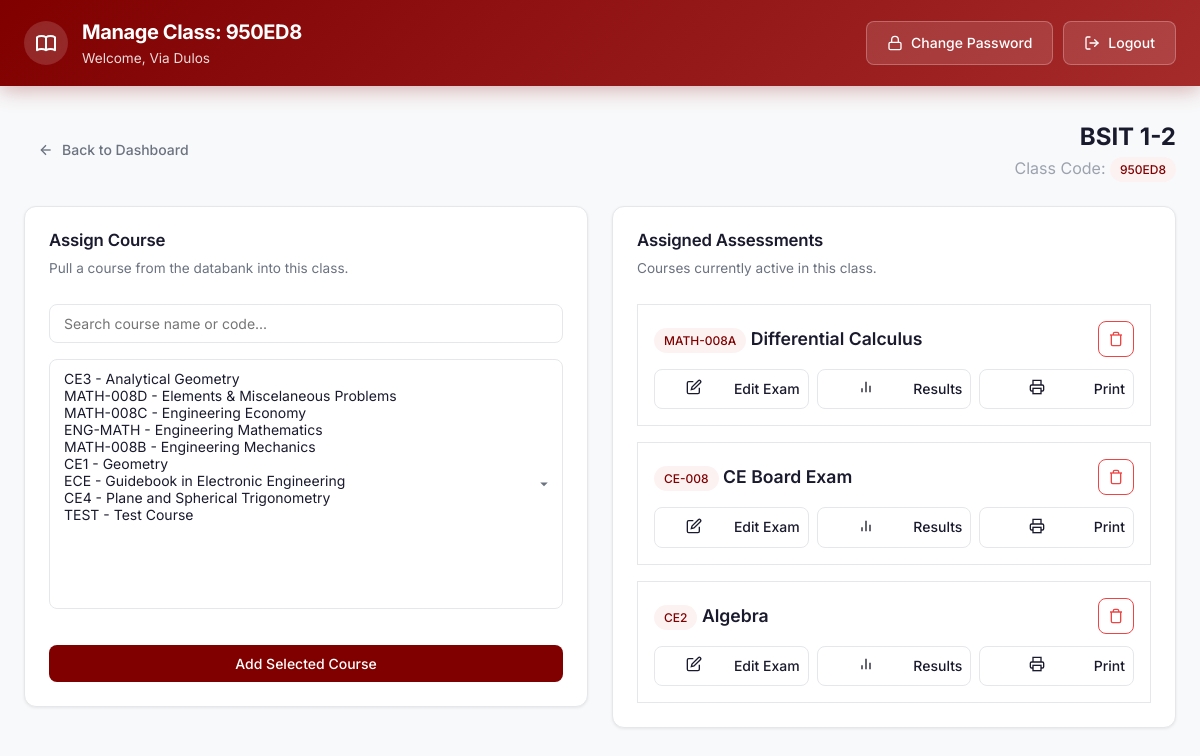
The page /php/manage_class.php?id=51 (signed in) on the database its author committed.
### tables this page shows
CREATE TABLE `classes` (
  `class_id` int(11) NOT NULL AUTO_INCREMENT,
  `class_name` varchar(100) NOT NULL,
  `class_code` varchar(10) NOT NULL,
  `faculty_id` int(11) DEFAULT NULL,
  `created_at` timestamp NOT NULL DEFAULT current_timestamp(),
  `status` varchar(20) DEFAULT 'active',
  PRIMARY KEY (`class_id`),
  UNIQUE KEY `class_code` (`class_code`),
  KEY `faculty_id` (`faculty_id`),
  CONSTRAINT `classes_ibfk_1` FOREIGN KEY (`faculty_id`) REFERENCES `users_new` (`user_id`)
);

CREATE TABLE `courses` (
  `id` int(11) NOT NULL AUTO_INCREMENT,
  `course_code` varchar(10) NOT NULL,
  `course_name` varchar(100) NOT NULL,
  `prog_id` int(11) NOT NULL,
  `opening_date` datetime DEFAULT NULL,
  `deadline` datetime DEFAULT NULL,
  `easy_limit` int(11) DEFAULT NULL,
  `medium_limit` int(11) DEFAULT NULL,
  `hard_limit` int(11) DEFAULT NULL,
  `selected_subtopic` varchar(255) DEFAULT NULL,
  PRIMARY KEY (`id`),
  KEY `prog_id` (`prog_id`),
  CONSTRAINT `courses_ibfk_1` FOREIGN KEY (`prog_id`) REFERENCES `programs` (`prog_id`)
);

### php/manage_class.php (the view, shortened to what this page needs)
<?php
require_once 'config.php';
$classId = intval($_GET['id']);
$facultyId = $_SESSION['user']['user_id'];
$stmt = $conn->prepare("SELECT * FROM classes WHERE class_id = ? AND faculty_id = ?");
$stmt->bind_param("ii", $classId, $facultyId);
$stmt->execute();
$classData = $stmt->get_result()->fetch_assoc();
$assignedCourses = [];
$resCourses = $conn->query("
    SELECT c.* FROM courses c
    JOIN class_courses cc ON c.id = cc.course_id
    WHERE cc.class_id = $classId
");
while ($row = $resCourses->fetch_assoc()) {
    $assignedCourses[] = $row;
}
$allCourses = [];
$resAll = $conn->query("
    SELECT * FROM courses
    WHERE id NOT IN (
        SELECT course_id FROM class_courses WHERE class_id = $classId
    )
    ORDER BY course_name ASC
");
while ($row = $resAll->fetch_assoc()) {
    $allCourses[] = $row;
}
include 'includes/header.php';
?>
<div class="main-content">
    <div class="flex-between mb-6">
        <a href="dashboard.php" class="btn btn-ghost"><svg width="16" height="16" viewBox="0 0 24 24" fill="none" stroke="currentColor" stroke-width="2"><line x1="19" y1="12" x2="5" y2="12"/><polyline points="12 19 5 12 12 5"/></svg> Back to Dashboard</a>
        <div style="text-align: right;">
            <h2 style="font-size: 1.5rem; font-weight: bold;"><?= htmlspecialchars($classData['class_name']) ?></h2>
            <p class="text-muted">Class Code: <span class="badge badge-maroon"><?= htmlspecialchars($classData['class_code']) ?></span></p>
        </div>
    </div>
    <div class="grid-2" style="gap: 24px; align-items: start;">
        <div class="card">
            <div class="card-header">
                <h3 class="card-title">Assign Course</h3>
                <p class="card-description">Pull a course from the databank into this class.</p>
            </div>
            <div class="card-content">
                <form method="POST">
                    <div class="form-group">
                        <input type="text" id="courseSearch" class="form-control" placeholder="Search course name or code..." onkeyup="filterCourseList()">
                    </div>
                    <div class="form-group">
                        <select name="course_id" id="courseSelect" class="form-control" size="10" required style="height: 250px; overflow-y: auto;">
                            <?php foreach ($allCourses as $c): ?>
                                <option value="<?= $c['id'] ?>"><?= htmlspecialchars($c['course_code'] . ' - ' . $c['course_name']) ?></option>
                            <?php endforeach; ?>
                        </select>
                    </div>
                    <button type="submit" name="add_course" class="btn btn-maroon btn-block mt-4">Add Selected Course</button>
                </form>
            </div>
        </div>
        <div class="card">
            <div class="card-header">
                <h3 class="card-title">Assigned Assessments</h3>
                <p class="card-description">Courses currently active in this class.</p>
            </div>
            <div class="card-content">
                <?php if (empty($assignedCourses)): ?>
                    <div class="empty-state">
                        <p>No courses assigned to this class yet.</p>
                    </div>
                <?php else: ?>
                    <div style="display: flex; flex-direction: column; gap: 16px;">
                        <?php foreach ($assignedCourses as $c): ?>
                            <div style="border: 1px solid var(--border-color); border-radius: var(--border-radius-md); padding: 16px;">
                                <div style="display: flex; justify-content: space-between; align-items: center; margin-bottom: 12px;">
                                    <h4 style="font-weight: 600; font-size: 1.1rem;"><span class="badge badge-maroon mr-2"><?= htmlspecialchars($c['course_code']) ?></span> <?= htmlspecialchars($c['course_name']) ?></h4>
                                    <a href="manage_class.php?id=<?= $classId ?>&remove_course_id=<?= $c['id'] ?>" class="btn btn-icon btn-danger" onclick="return confirm('Remove course from class?')" title="Remove Course">
                                        <svg width="16" height="16" viewBox="0 0 24 24" fill="none" stroke="currentColor" stroke-width="2"><polyline points="3 6 5 6 21 6"/><path d="M19 6v14a2 2 0 0 1-2 2H7a2 2 0 0 1-2-2V6m3 0V4a2 2 0 0 1 2-2h4a2 2 0 0 1 2 2v2"/></svg>
                                    </a>
                                </div>
                                <div class="grid-3" style="gap: 8px;">
                                    <a href="editexam.php?id=<?= urlencode($c['course_code']) ?>&class_id=<?= $classId ?>" class="btn btn-outline-dark" style="text-align:center; padding: 8px;">
                                        <svg width="16" height="16" viewBox="0 0 24 24" fill="none" stroke="currentColor" stroke-width="2" style="display:block;margin:0 auto 4px;"><path d="M11 4H4a2 2 0 0 0-2 2v14a2 2 0 0 0 2 2h14a2 2 0 0 0 2-2v-7"/><path d="M18.5 2.5a2.121 2.121 0 0 1 3 3L12 15l-4 1 1-4 9.5-9.5z"/></svg>
                                        Edit Exam
                                    </a>
                                    <a href="view_student_results.php?course_code=<?= urlencode($c['course_code']) ?>&class_id=<?= $classId ?>" class="btn btn-outline-dark" style="text-align:center; padding: 8px;">
                                        <svg width="16" height="16" viewBox="0 0 24 24" fill="none" stroke="currentColor" stroke-width="2" style="display:block;margin:0 auto 4px;"><line x1="18" y1="20" x2="18" y2="10"/><line x1="12" y1="20" x2="12" y2="4"/><line x1="6" y1="20" x2="6" y2="14"/></svg>
                                        Results
                                    </a>
                                    <a href="print_exam.php?id=<?= urlencode($c['course_code']) ?>&class_id=<?= $classId ?>" target="_blank" class="btn btn-outline-dark" style="text-align:center; padding: 8px;">
                                        <svg width="16" height="16" viewBox="0 0 24 24" fill="none" stroke="currentColor" stroke-width="2" style="display:block;margin:0 auto 4px;"><polyline points="6 9 6 2 18 2 18 9"/><path d="M6 18H4a2 2 0 0 1-2-2v-5a2 2 0 0 1 2-2h16a2 2 0 0 1 2 2v5a2 2 0 0 1-2 2h-2"/><rect x="6" y="14" width="12" height="8"/></svg>
                                        Print
                                    </a>
                                </div>
                            </div>
                        <?php endforeach; ?>
                    </div>
                <?php endif; ?>
            </div>
        </div>
    </div>
</div>
</body></html>

### php/assets/style.css (style rules this page uses)
:root { --maroon: #800000; --maroon-dark: #600000; --maroon-light: #A52A2A; --orange: #FF8C00; --orange-dark: #E67E00; --bg-primary: #f8f9fa; --bg-card: #ffffff; --text-primary: #1a1a2e; --text-secondary: #6b7280; --text-muted: #9ca3af; --border-color: #e5e7eb; --border-radius: 12px; --border-radius-sm: 8px; --shadow-sm: 0 1px 3px rgba(0,0,0,0.08); --shadow-md: 0 4px 12px rgba(0,0,0,0.1); --shadow-lg: 0 10px 30px rgba(0,0,0,0.12); --transition: all 0.2s ease; --green: #22c55e; --green-bg: #f0fdf4; --red: #ef4444; --red-bg: #fef2f2; --blue: #3b82f6; --blue-bg: #eff6ff; --purple: #8b5cf6; --purple-bg: #f5f3ff; }
*, *::before, *::after { box-sizing: border-box; margin: 0; padding: 0; }
body { font-family: 'Inter', -apple-system, BlinkMacSystemFont, sans-serif; background-color: var(--bg-primary); color: var(--text-primary); line-height: 1.6; min-height: 100vh; -webkit-font-smoothing: antialiased; }
a { color: var(--maroon); text-decoration: none; }
.btn { display: inline-flex; align-items: center; justify-content: center; gap: 8px; padding: 10px 20px; font-size: 0.875rem; font-weight: 500; font-family: inherit; border: none; border-radius: var(--border-radius-sm); cursor: pointer; transition: var(--transition); text-decoration: none; white-space: nowrap; }
.btn-maroon { background: var(--maroon); color: #fff; }
.btn-outline-dark { background: transparent; color: var(--text-primary); border: 1px solid var(--border-color); }
.btn-ghost { background: transparent; color: var(--text-secondary); padding: 8px 14px; }
.btn-danger { color: var(--red); background: transparent; border: 1px solid var(--red); }
.btn-block { width: 100%; }
.btn-icon { padding: 8px; width: 36px; height: 36px; }
.main-content { max-width: 1280px; margin: 0 auto; padding: 32px 24px; }
.grid-2 { display: grid; grid-template-columns: repeat(2, 1fr); gap: 20px; }
.grid-3 { display: grid; grid-template-columns: repeat(3, 1fr); gap: 20px; }
.mb-6 { margin-bottom: 24px; }
.mt-4 { margin-top: 16px; }
.flex-between { display: flex; justify-content: space-between; align-items: center; }
.card { background: var(--bg-card); border: 1px solid var(--border-color); border-radius: var(--border-radius); box-shadow: var(--shadow-sm); overflow: hidden; transition: var(--transition); }
.card-header { padding: 20px 24px 12px; }
.card-title { font-size: 1.05rem; font-weight: 600; color: var(--text-primary); letter-spacing: -0.01em; }
.card-description { font-size: 0.85rem; color: var(--text-secondary); margin-top: 4px; }
.card-content { padding: 12px 24px 24px; }
.text-muted { color: var(--text-muted); }
.badge { display: inline-flex; align-items: center; padding: 3px 10px; border-radius: 20px; font-size: 0.75rem; font-weight: 500; text-transform: capitalize; }
.badge-maroon { background: #fdf2f2; color: var(--maroon); }
.form-group { margin-bottom: 16px; }
.form-control { width: 100%; padding: 10px 14px; font-size: 0.875rem; font-family: inherit; border: 1px solid var(--border-color); border-radius: var(--border-radius-sm); background: var(--bg-card); color: var(--text-primary); transition: var(--transition); outline: none; }
select.form-control { appearance: none; background-repeat: no-repeat; background-position: right 12px center; padding-right: 36px; }

### rows shown on the page
classes: class_name "BSIT 1-2", class_code "950ED8"
courses: course_code "MATH-008A", course_name "Differential Calculus"
courses: course_code "CE-008", course_name "CE Board Exam"
courses: course_code "CE2", course_name "Algebra"

### other values the page prints
$pageTitle "Manage Class: 950ED8"
$user['first_name'] . ' ' . $user['last_name'] "Via Dulos"
